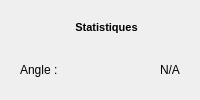
     <widget class="QWidget" name="angleStatWidget" native="true">
      <property name="minimumSize">
       <size>
        <width>0</width>
        <height>0</height>
       </size>
      </property>
      <layout class="QVBoxLayout" name="verticalLayout_3">
       <item>
        <layout class="QHBoxLayout" name="horizontalLayout_2">
         <item>
          <spacer name="horizontalSpacer_6">
           <property name="orientation">
            <enum>Qt::Horizontal</enum>
           </property>
           <property name="sizeHint" stdset="0">
            <size>
             <width>40</width>
             <height>20</height>
            </size>
           </property>
          </spacer>
         </item>
         <item>
          <widget class="QLabel" name="label_2">
           <property name="text">
            <string/>
           </property>
           <property name="pixmap">
            <pixmap resource="toolbar.qrc">:/images/layers-alignment-bottom.png</pixmap>
           </property>
          </widget>
         </item>
         <item>
          <widget class="QLabel" name="statLabel_2">
           <property name="sizePolicy">
            <sizepolicy hsizetype="Preferred" vsizetype="Preferred">
             <horstretch>0</horstretch>
             <verstretch>1</verstretch>
            </sizepolicy>
           </property>
           <property name="minimumSize">
            <size>
             <width>0</width>
             <height>18</height>
            </size>
           </property>
           <property name="maximumSize">
            <size>
             <width>16777215</width>
             <height>1600000</height>
            </size>
           </property>
           <property name="text">
            <string>&lt;!DOCTYPE HTML PUBLIC &quot;-//W3C//DTD HTML 4.0//EN&quot; &quot;http://www.w3.org/TR/REC-html40/strict.dtd&quot;&gt;
&lt;html&gt;&lt;head&gt;&lt;meta name=&quot;qrichtext&quot; content=&quot;1&quot; /&gt;&lt;style type=&quot;text/css&quot;&gt;
p, li { white-space: pre-wrap; }
&lt;/style&gt;&lt;/head&gt;&lt;body style=&quot; font-family:'MS Shell Dlg 2'; font-size:8.25pt; font-weight:400; font-style:normal;&quot;&gt;
&lt;p align=&quot;center&quot; style=&quot; margin-top:0px; margin-bottom:0px; margin-left:0px; margin-right:0px; -qt-block-indent:0; text-indent:0px;&quot;&gt;&lt;span style=&quot; font-size:8pt; font-weight:600;&quot;&gt;Statistiques&lt;/span&gt;&lt;/p&gt;&lt;/body&gt;&lt;/html&gt;</string>
           </property>
          </widget>
         </item>
         <item>
          <spacer name="horizontalSpacer_7">
           <property name="orientation">
            <enum>Qt::Horizontal</enum>
           </property>
           <property name="sizeHint" stdset="0">
            <size>
             <width>40</width>
             <height>20</height>
            </size>
           </property>
          </spacer>
         </item>
        </layout>
       </item>
       <item>
        <widget class="QWidget" name="angleStatWidget_2" native="true">
         <property name="sizePolicy">
          <sizepolicy hsizetype="Preferred" vsizetype="Preferred">
           <horstretch>0</horstretch>
           <verstretch>0</verstretch>
          </sizepolicy>
         </property>
         <layout class="QGridLayout" name="gridLayout_2">
          <item row="0" column="0">
           <widget class="QLabel" name="label_SL_angle">
            <property name="text">
             <string>Angle :</string>
            </property>
           </widget>
          </item>
          <item row="0" column="2">
           <widget class="QLabel" name="label_SV_angle">
            <property name="text">
             <string>N/A</string>
            </property>
           </widget>
          </item>
          <item row="0" column="1">
           <spacer name="horizontalSpacer_3">
            <property name="orientation">
             <enum>Qt::Horizontal</enum>
            </property>
            <property name="sizeHint" stdset="0">
             <size>
              <width>40</width>
              <height>20</height>
             </size>
            </property>
           </spacer>
          </item>
         </layout>
        </widget>
       </item>
      </layout>
     </widget>
